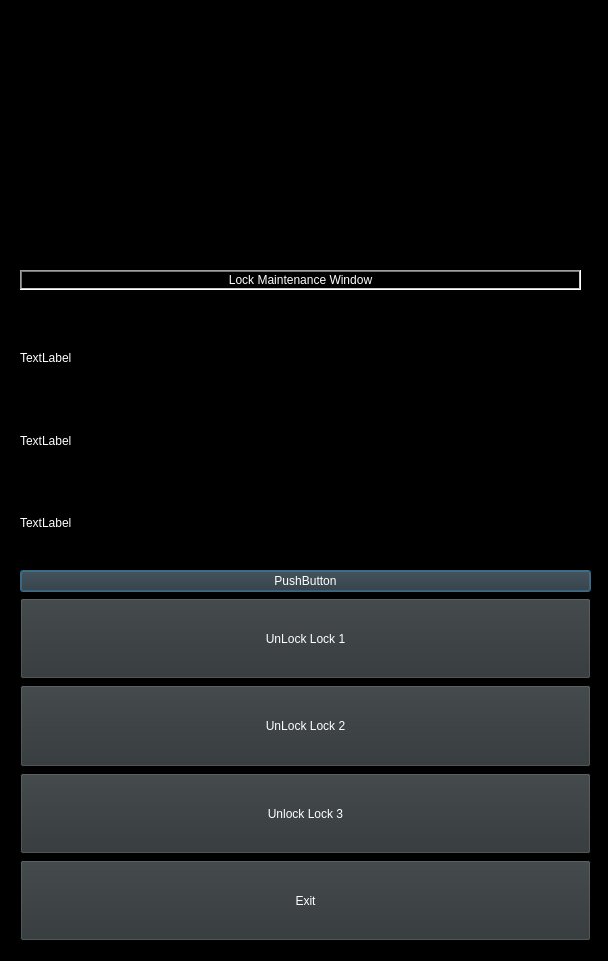
<?xml version="1.0" encoding="UTF-8"?>
<ui version="4.0">
 <class>LockMaintMenu</class>
 <widget class="QDialog" name="LockMaintMenu">
  <property name="geometry">
   <rect>
    <x>0</x>
    <y>0</y>
    <width>608</width>
    <height>961</height>
   </rect>
  </property>
  <property name="baseSize">
   <size>
    <width>608</width>
    <height>961</height>
   </size>
  </property>
  <property name="palette">
   <palette>
    <active>
     <colorrole role="WindowText">
      <brush brushstyle="SolidPattern">
       <color alpha="255">
        <red>255</red>
        <green>255</green>
        <blue>255</blue>
       </color>
      </brush>
     </colorrole>
     <colorrole role="Button">
      <brush brushstyle="SolidPattern">
       <color alpha="255">
        <red>0</red>
        <green>0</green>
        <blue>0</blue>
       </color>
      </brush>
     </colorrole>
     <colorrole role="Text">
      <brush brushstyle="SolidPattern">
       <color alpha="255">
        <red>255</red>
        <green>255</green>
        <blue>255</blue>
       </color>
      </brush>
     </colorrole>
     <colorrole role="ButtonText">
      <brush brushstyle="SolidPattern">
       <color alpha="255">
        <red>255</red>
        <green>255</green>
        <blue>255</blue>
       </color>
      </brush>
     </colorrole>
     <colorrole role="Base">
      <brush brushstyle="SolidPattern">
       <color alpha="255">
        <red>0</red>
        <green>0</green>
        <blue>0</blue>
       </color>
      </brush>
     </colorrole>
     <colorrole role="Window">
      <brush brushstyle="SolidPattern">
       <color alpha="255">
        <red>0</red>
        <green>0</green>
        <blue>0</blue>
       </color>
      </brush>
     </colorrole>
    </active>
    <inactive>
     <colorrole role="WindowText">
      <brush brushstyle="SolidPattern">
       <color alpha="255">
        <red>255</red>
        <green>255</green>
        <blue>255</blue>
       </color>
      </brush>
     </colorrole>
     <colorrole role="Button">
      <brush brushstyle="SolidPattern">
       <color alpha="255">
        <red>0</red>
        <green>0</green>
        <blue>0</blue>
       </color>
      </brush>
     </colorrole>
     <colorrole role="Text">
      <brush brushstyle="SolidPattern">
       <color alpha="255">
        <red>255</red>
        <green>255</green>
        <blue>255</blue>
       </color>
      </brush>
     </colorrole>
     <colorrole role="ButtonText">
      <brush brushstyle="SolidPattern">
       <color alpha="255">
        <red>255</red>
        <green>255</green>
        <blue>255</blue>
       </color>
      </brush>
     </colorrole>
     <colorrole role="Base">
      <brush brushstyle="SolidPattern">
       <color alpha="255">
        <red>0</red>
        <green>0</green>
        <blue>0</blue>
       </color>
      </brush>
     </colorrole>
     <colorrole role="Window">
      <brush brushstyle="SolidPattern">
       <color alpha="255">
        <red>0</red>
        <green>0</green>
        <blue>0</blue>
       </color>
      </brush>
     </colorrole>
    </inactive>
    <disabled>
     <colorrole role="WindowText">
      <brush brushstyle="SolidPattern">
       <color alpha="255">
        <red>190</red>
        <green>190</green>
        <blue>190</blue>
       </color>
      </brush>
     </colorrole>
     <colorrole role="Button">
      <brush brushstyle="SolidPattern">
       <color alpha="255">
        <red>0</red>
        <green>0</green>
        <blue>0</blue>
       </color>
      </brush>
     </colorrole>
     <colorrole role="Text">
      <brush brushstyle="SolidPattern">
       <color alpha="255">
        <red>190</red>
        <green>190</green>
        <blue>190</blue>
       </color>
      </brush>
     </colorrole>
     <colorrole role="ButtonText">
      <brush brushstyle="SolidPattern">
       <color alpha="255">
        <red>190</red>
        <green>190</green>
        <blue>190</blue>
       </color>
      </brush>
     </colorrole>
     <colorrole role="Base">
      <brush brushstyle="SolidPattern">
       <color alpha="255">
        <red>0</red>
        <green>0</green>
        <blue>0</blue>
       </color>
      </brush>
     </colorrole>
     <colorrole role="Window">
      <brush brushstyle="SolidPattern">
       <color alpha="255">
        <red>0</red>
        <green>0</green>
        <blue>0</blue>
       </color>
      </brush>
     </colorrole>
    </disabled>
   </palette>
  </property>
  <property name="windowTitle">
   <string>Dialog</string>
  </property>
  <widget class="QWidget" name="verticalLayoutWidget">
   <property name="geometry">
    <rect>
     <x>20</x>
     <y>570</y>
     <width>571</width>
     <height>371</height>
    </rect>
   </property>
   <layout class="QVBoxLayout" name="verticalLayout">
    <item>
     <widget class="QPushButton" name="pushButton_5">
      <property name="palette">
       <palette>
        <active>
         <colorrole role="Button">
          <brush brushstyle="SolidPattern">
           <color alpha="255">
            <red>46</red>
            <green>52</green>
            <blue>54</blue>
           </color>
          </brush>
         </colorrole>
        </active>
        <inactive>
         <colorrole role="Button">
          <brush brushstyle="SolidPattern">
           <color alpha="255">
            <red>46</red>
            <green>52</green>
            <blue>54</blue>
           </color>
          </brush>
         </colorrole>
        </inactive>
        <disabled>
         <colorrole role="Button">
          <brush brushstyle="SolidPattern">
           <color alpha="255">
            <red>46</red>
            <green>52</green>
            <blue>54</blue>
           </color>
          </brush>
         </colorrole>
        </disabled>
       </palette>
      </property>
      <property name="text">
       <string>PushButton</string>
      </property>
     </widget>
    </item>
    <item>
     <widget class="QPushButton" name="pushButton">
      <property name="sizePolicy">
       <sizepolicy hsizetype="MinimumExpanding" vsizetype="MinimumExpanding">
        <horstretch>0</horstretch>
        <verstretch>0</verstretch>
       </sizepolicy>
      </property>
      <property name="palette">
       <palette>
        <active>
         <colorrole role="Button">
          <brush brushstyle="SolidPattern">
           <color alpha="255">
            <red>46</red>
            <green>52</green>
            <blue>54</blue>
           </color>
          </brush>
         </colorrole>
        </active>
        <inactive>
         <colorrole role="Button">
          <brush brushstyle="SolidPattern">
           <color alpha="255">
            <red>46</red>
            <green>52</green>
            <blue>54</blue>
           </color>
          </brush>
         </colorrole>
        </inactive>
        <disabled>
         <colorrole role="Button">
          <brush brushstyle="SolidPattern">
           <color alpha="255">
            <red>46</red>
            <green>52</green>
            <blue>54</blue>
           </color>
          </brush>
         </colorrole>
        </disabled>
       </palette>
      </property>
      <property name="text">
       <string>UnLock Lock 1</string>
      </property>
     </widget>
    </item>
    <item>
     <widget class="QPushButton" name="pushButton_2">
      <property name="sizePolicy">
       <sizepolicy hsizetype="MinimumExpanding" vsizetype="MinimumExpanding">
        <horstretch>0</horstretch>
        <verstretch>0</verstretch>
       </sizepolicy>
      </property>
      <property name="palette">
       <palette>
        <active>
         <colorrole role="Button">
          <brush brushstyle="SolidPattern">
           <color alpha="255">
            <red>46</red>
            <green>52</green>
            <blue>54</blue>
           </color>
          </brush>
         </colorrole>
        </active>
        <inactive>
         <colorrole role="Button">
          <brush brushstyle="SolidPattern">
           <color alpha="255">
            <red>46</red>
            <green>52</green>
            <blue>54</blue>
           </color>
          </brush>
         </colorrole>
        </inactive>
        <disabled>
         <colorrole role="Button">
          <brush brushstyle="SolidPattern">
           <color alpha="255">
            <red>46</red>
            <green>52</green>
            <blue>54</blue>
           </color>
          </brush>
         </colorrole>
        </disabled>
       </palette>
      </property>
      <property name="text">
       <string>UnLock Lock 2</string>
      </property>
     </widget>
    </item>
    <item>
     <widget class="QPushButton" name="pushButton_3">
      <property name="sizePolicy">
       <sizepolicy hsizetype="MinimumExpanding" vsizetype="MinimumExpanding">
        <horstretch>0</horstretch>
        <verstretch>0</verstretch>
       </sizepolicy>
      </property>
      <property name="palette">
       <palette>
        <active>
         <colorrole role="Button">
          <brush brushstyle="SolidPattern">
           <color alpha="255">
            <red>46</red>
            <green>52</green>
            <blue>54</blue>
           </color>
          </brush>
         </colorrole>
        </active>
        <inactive>
         <colorrole role="Button">
          <brush brushstyle="SolidPattern">
           <color alpha="255">
            <red>46</red>
            <green>52</green>
            <blue>54</blue>
           </color>
          </brush>
         </colorrole>
        </inactive>
        <disabled>
         <colorrole role="Button">
          <brush brushstyle="SolidPattern">
           <color alpha="255">
            <red>46</red>
            <green>52</green>
            <blue>54</blue>
           </color>
          </brush>
         </colorrole>
        </disabled>
       </palette>
      </property>
      <property name="text">
       <string>Unlock Lock 3</string>
      </property>
     </widget>
    </item>
    <item>
     <widget class="QPushButton" name="pushButton_4">
      <property name="sizePolicy">
       <sizepolicy hsizetype="MinimumExpanding" vsizetype="MinimumExpanding">
        <horstretch>0</horstretch>
        <verstretch>0</verstretch>
       </sizepolicy>
      </property>
      <property name="palette">
       <palette>
        <active>
         <colorrole role="Button">
          <brush brushstyle="SolidPattern">
           <color alpha="255">
            <red>46</red>
            <green>52</green>
            <blue>54</blue>
           </color>
          </brush>
         </colorrole>
        </active>
        <inactive>
         <colorrole role="Button">
          <brush brushstyle="SolidPattern">
           <color alpha="255">
            <red>46</red>
            <green>52</green>
            <blue>54</blue>
           </color>
          </brush>
         </colorrole>
        </inactive>
        <disabled>
         <colorrole role="Button">
          <brush brushstyle="SolidPattern">
           <color alpha="255">
            <red>46</red>
            <green>52</green>
            <blue>54</blue>
           </color>
          </brush>
         </colorrole>
        </disabled>
       </palette>
      </property>
      <property name="text">
       <string>Exit</string>
      </property>
     </widget>
    </item>
   </layout>
  </widget>
  <widget class="QWidget" name="verticalLayoutWidget_2">
   <property name="geometry">
    <rect>
     <x>20</x>
     <y>320</y>
     <width>571</width>
     <height>241</height>
    </rect>
   </property>
   <layout class="QVBoxLayout" name="verticalLayout_2">
    <item>
     <widget class="QLabel" name="label_2">
      <property name="text">
       <string>TextLabel</string>
      </property>
     </widget>
    </item>
    <item>
     <widget class="QLabel" name="label_3">
      <property name="text">
       <string>TextLabel</string>
      </property>
     </widget>
    </item>
    <item>
     <widget class="QLabel" name="label_4">
      <property name="text">
       <string>TextLabel</string>
      </property>
     </widget>
    </item>
   </layout>
  </widget>
  <widget class="QLabel" name="label">
   <property name="geometry">
    <rect>
     <x>20</x>
     <y>270</y>
     <width>561</width>
     <height>20</height>
    </rect>
   </property>
   <property name="frameShape">
    <enum>QFrame::WinPanel</enum>
   </property>
   <property name="frameShadow">
    <enum>QFrame::Sunken</enum>
   </property>
   <property name="text">
    <string>Lock Maintenance Window</string>
   </property>
   <property name="alignment">
    <set>Qt::AlignCenter</set>
   </property>
  </widget>
  <widget class="QGraphicsView" name="graphicsView">
   <property name="geometry">
    <rect>
     <x>0</x>
     <y>0</y>
     <width>611</width>
     <height>971</height>
    </rect>
   </property>
   <property name="verticalScrollBarPolicy">
    <enum>Qt::ScrollBarAlwaysOff</enum>
   </property>
   <property name="horizontalScrollBarPolicy">
    <enum>Qt::ScrollBarAlwaysOff</enum>
   </property>
  </widget>
  <widget class="QGraphicsView" name="graphicsView_2">
   <property name="geometry">
    <rect>
     <x>10</x>
     <y>10</y>
     <width>581</width>
     <height>121</height>
    </rect>
   </property>
  </widget>
  <zorder>graphicsView</zorder>
  <zorder>verticalLayoutWidget</zorder>
  <zorder>verticalLayoutWidget_2</zorder>
  <zorder>label</zorder>
  <zorder>graphicsView_2</zorder>
 </widget>
 <resources/>
 <connections/>
</ui>
